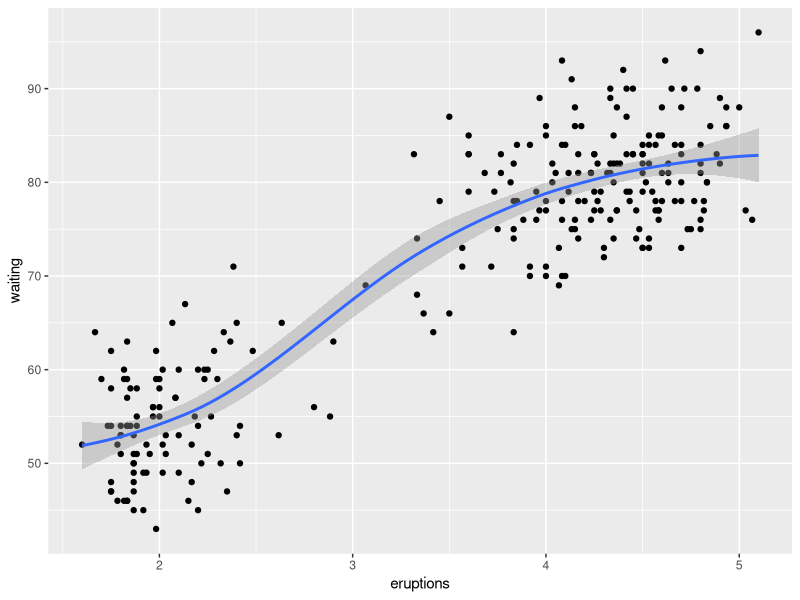
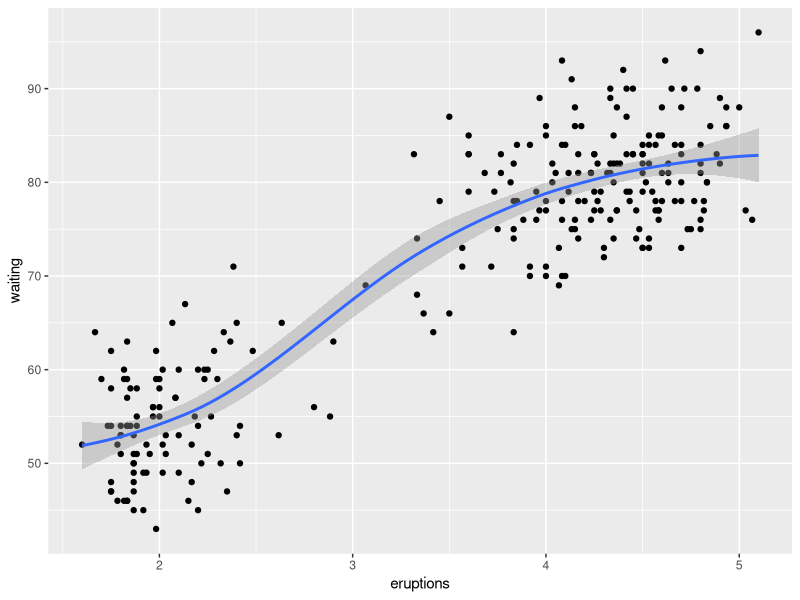
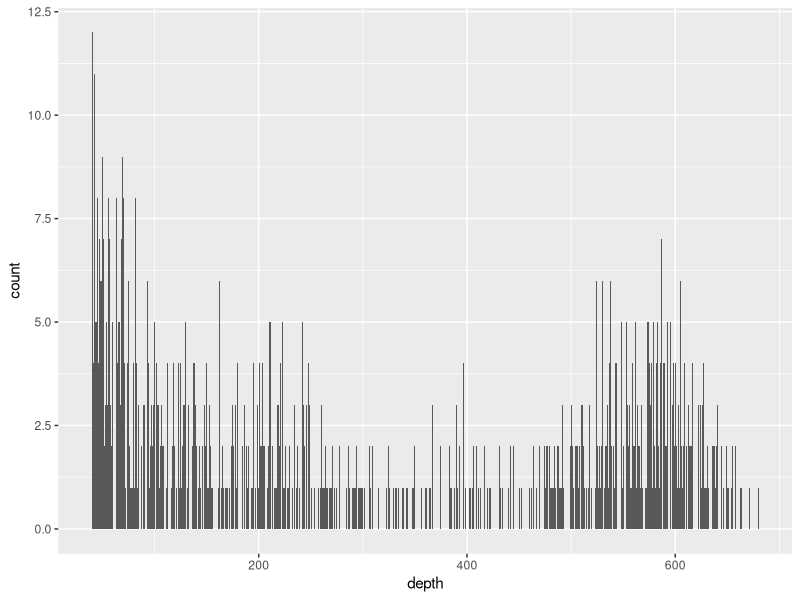
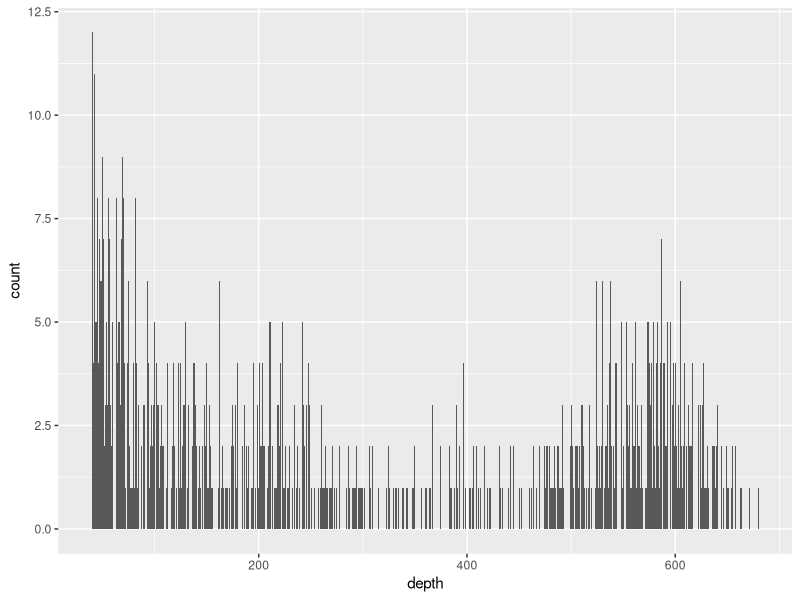
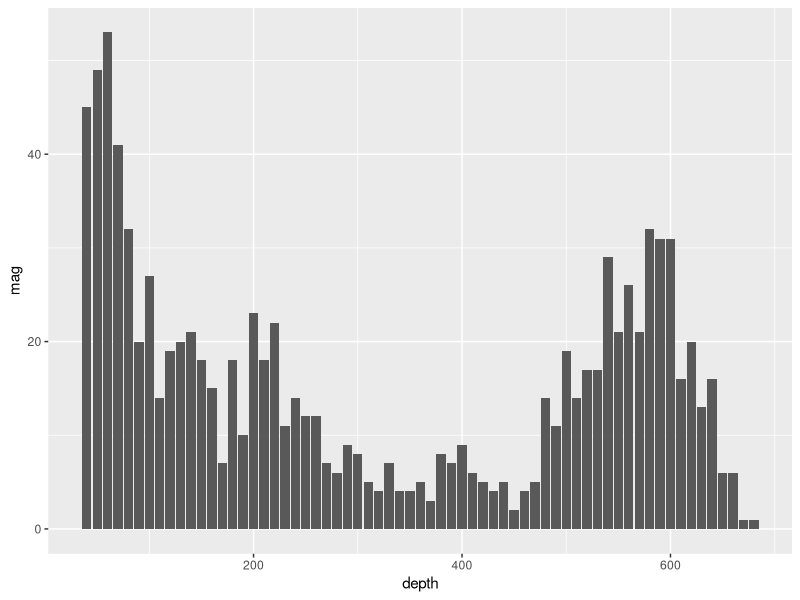
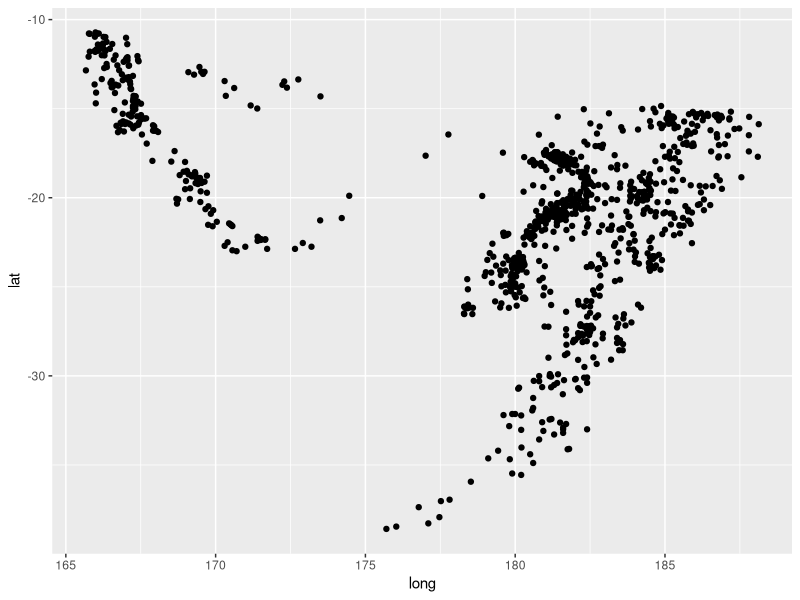
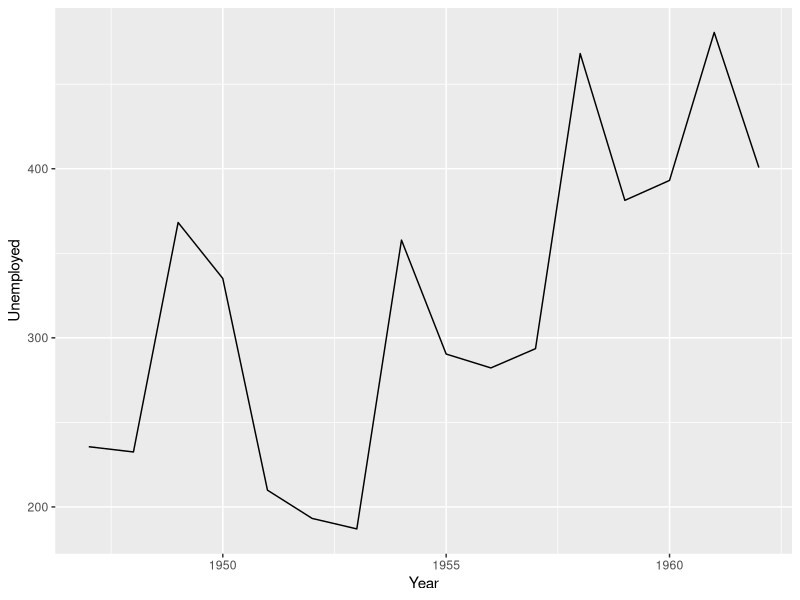
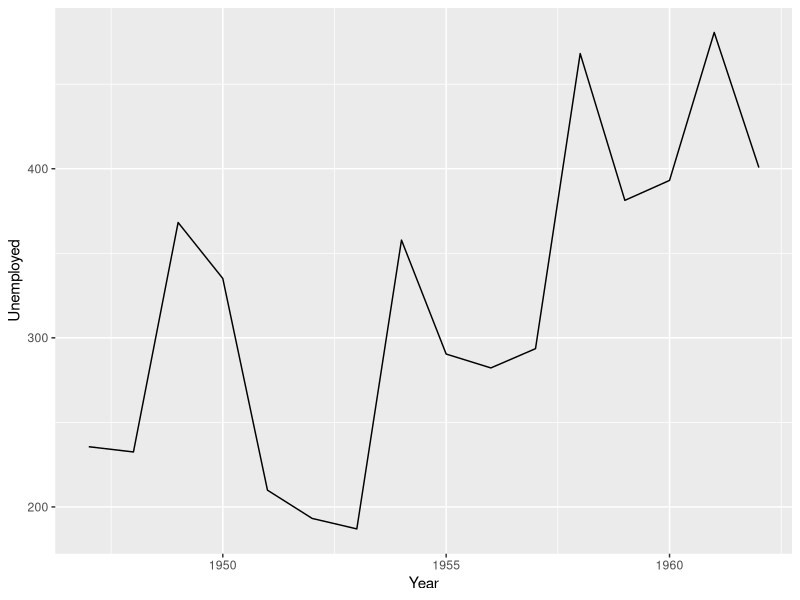

Source code (R) for these figures, in order:
# Installing and Loading ggplot2
install.packages("ggplot2")
library("ggplot2")
# looking At layers
# What does smooth line graph mean?
  # A smoother line is a line that is fitted to the data
  # that helps you explore the potential relationships between two variables
# without fitting a specific model, 
# such as a regression line or a theoretical distribution.
# Smoother lines are most useful
# when the curvature of the relationship does not change sharply.

# Looking At Layers
ggplot(faithful, aes(x = eruptions, y = waiting)) + 
         geom_point() +
         stat_smooth()
# Mapping data to plot aesthetics
ggplot(faithful, aes(x = eruptions, y = waiting)) +
  geom_point() +
  stat_smooth()

# Creating a bar chart
quakes
ggplot(quakes, aes(x = depth)) + geom_bar()
ggplot(quakes, aes(x = depth)) + geom_bar(binwidth = 50)

quakes.agg <- aggregate(mag ~ round(depth, -1), data = quakes, 
                        FUN = length)
names(quakes.agg) <- c("depth", "mag")
quakes.agg
ggplot(quakes.agg, aes(x = depth, y = mag)) +
  geom_bar(stat = "identity")

#  By default, geom_bar uses stat="bin". 
# This makes the height of each bar equal to
# the number of cases in each group,
# and it is incompatible with 

# If you explicitly say stat = "identity" 
# in geom_bar() , you're telling ggplot2 to skip the
# aggregation and that you'll provide the y values.

# Making a scatter plot
head(quakes)
ggplot(quakes, aes(x = long, y = lat)) + geom_point()

# Creating line charts
head(longley)
str(longley)
ggplot(longley, aes(x = Year, y = Unemployed)) + geom_line()  # order in observations according to x value
ggplot(longley, aes(x = Year, y = Unemployed)) + geom_path()  # draws the observations in the order found in the data

# Binning data
ggplot(quakes, aes(x = depth)) + geom_bar(binwidth = 50)
ggplot(quakes, aes(x = depth)) + stat_bin(binwidth = 50)

# Smoothing data
p <- ggplot(longley, aes(x = Year, y = Unemployed)) +
  geom_point()
p
p + stat_smooth()
p + stat_smooth(method = "lm")  # added linear regression line

# Adding facets
p <- ggplot(mtcars, aes(x = hp, y = mpg)) + geom_point()
p
p + stat_smooth(method = "lm") + facet_grid(~ cyl)

# Changing options
# working with scales
p <- ggplot(mtcars, aes(x = hp, y = mpg)) +
  geom_point(aes(shape = factor(cyl), colour = factor(cyl)))
p
p + scale_shape_discrete(name = "Cylinders") +
  scale_colour_discrete(name = "Cylinders") 

ggplot(mtcars, aes(x = hp, y = mpg)) + geom_point(aes(shape = factor(cyl), colour = factor(cyl))) +     # added color
  xlab("Performance (horse power") + ylab("Fuel cnsumption (mpg)") +   # added xlab and ylab
  ggtitle("Motor car comparison")             # added title

ggplot(mtcars, aes(x = hp, y = mpg)) + geom_point(color = ("red")) +     # added color Red
  xlab("Performance (horse power") + ylab("Fuel cnsumption (mpg)") +   # added xlab and ylab
  ggtitle("Motor car comparison")             # added title
